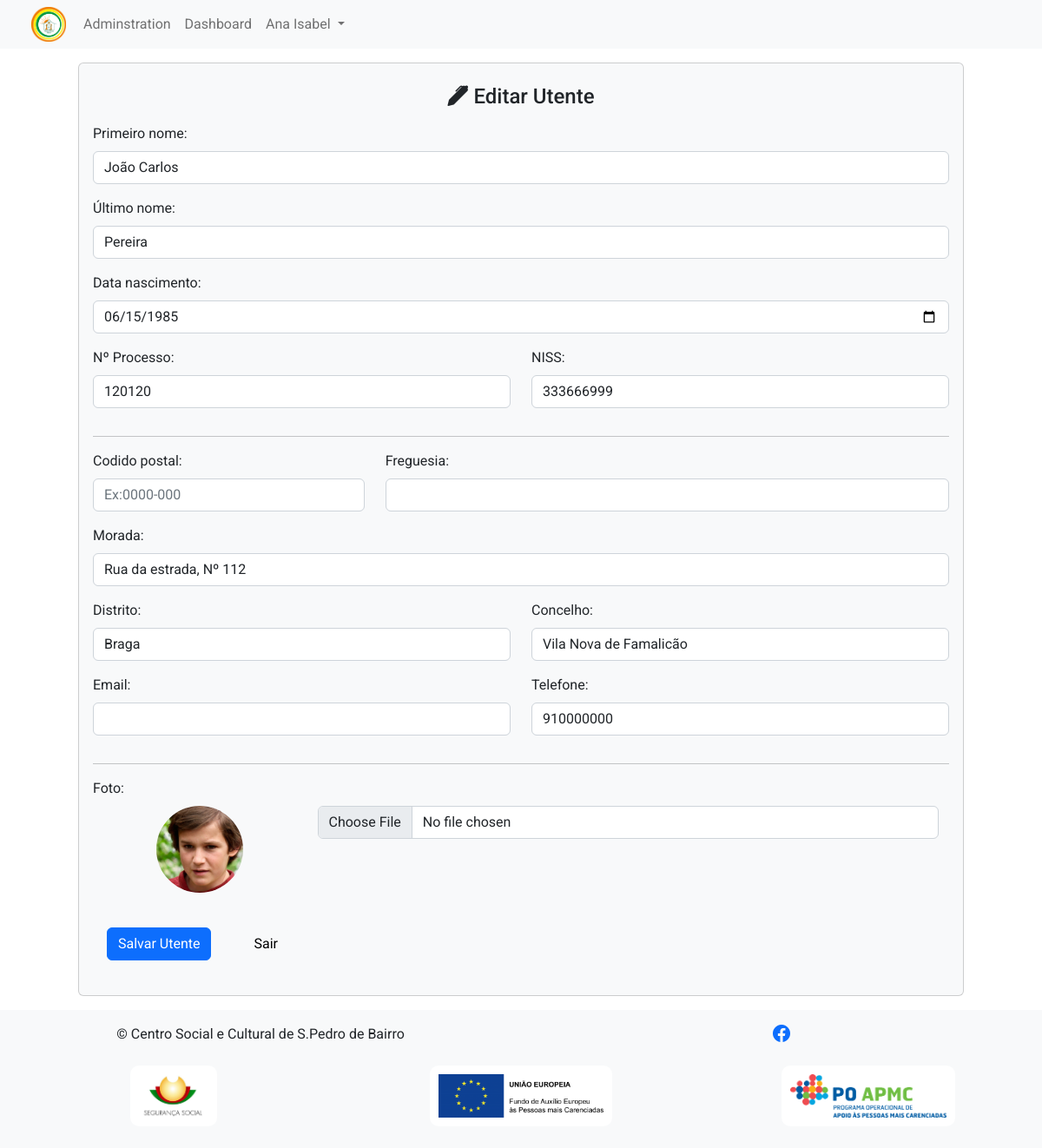
Screenshot of /index.php?p=patient&id=5 (signed in) with the database file from the repository.
### tables this page shows
CREATE TABLE `patient` (
  `id` int(11) NOT NULL,
  `first_name` varchar(255) DEFAULT NULL,
  `last_name` varchar(255) DEFAULT NULL,
  `process_number` int(11) DEFAULT NULL,
  `niss` int(11) DEFAULT NULL,
  `phone_contact` varchar(255) DEFAULT NULL,
  `email_contact` varchar(255) DEFAULT NULL,
  `district` varchar(255) DEFAULT NULL,
  `municipality` varchar(255) DEFAULT NULL,
  `parish` varchar(255) DEFAULT NULL,
  `address` varchar(255) DEFAULT NULL,
  `postal_code` varchar(255) DEFAULT NULL,
  `photo` varchar(255) DEFAULT NULL,
  `birth_date` date DEFAULT NULL,
  `visibility` bit(1) DEFAULT b'1'
);

### index.php (called while the page is built, shortened)
<?php
include('content/master/head.php');
include('content/master/header.php');
include('routes/routes.php');
include('content/master/footer.php');
?>

### db/selectPatientByID.php (called while the page is built, shortened)
<?php
include('conn.php');
$id=$_GET['id'];
if(isset($_GET['p'])){
    if($_GET['p']=='details-patient'){
        $sql = "SELECT * FROM patient WHERE id=$id";
    }else{
        $sql = "SELECT * FROM patient WHERE visibility=1 AND id=$id";
    }
}else{
    $sql = "SELECT * FROM patient WHERE visibility=1 AND id=$id";
}
$result = $conn->query($sql);
if ($result->num_rows == 1) {
    $row = $result->fetch_assoc();
}else{
    header('Location: index.php?p=404');
    exit();
}
?>

### content/pages/patient.php (the view, shortened to what this page needs)
<?php if (isset($_GET['id'])) {
  include('db/selectPatientByID.php');
} ?>
<div class="card bg-light mx-auto my-3" id="cardNovoUtente">
  <div class="mx-3 my-2">
    <?php if (isset($_GET['id'])) { ?>
      <h4 class="card-title m-3 text-center"><i class="bi bi-pen-fill"></i> Editar Utente</h4>
      <form action="db/updatePatient.php" method="post" enctype="multipart/form-data">
      <?php } else { ?>
        <h4 class="card-title m-3 text-center"><i class="bi bi-plus-circle-fill"></i> Novo Utente</h4>
        <form action="db/insertPatient.php" method="post" enctype="multipart/form-data">
        <?php } ?>
        <form class="m-3" action="" method="post">
          <div class="mb-3">
            <label for="np_form_first_name" class="form-label">Primeiro nome:</label>
            <input type="text" class="form-control" id="np_form_first_name" name="np_form_first_name" value="<?php if (isset($_GET['id'])) echo $row['first_name']; ?>" required>
          </div>
          <div class="mb-3">
            <label for="np_form_last_name" class="form-label">Último nome:</label>
            <input type="text" class="form-control" id="np_form_last_name" name="np_form_last_name" value="<?php if (isset($_GET['id'])) echo $row['last_name']; ?>" required>
          </div>
          <div class="mb-3">
            <label for="np_form_birth_date" class="form-label">Data nascimento:</label>
            <input type="date" class="form-control" id="np_form_birth_date" name="np_form_birth_date" value="<?php if (isset($_GET['id'])) echo $row['birth_date']; ?>" required>
          </div>
          <div class="row">
            <div class="col">
              <div class="mb-3">
                <label for="np_form_process_number" class="form-label">Nº Processo:</label>
                <input type="number" class="form-control" id="np_form_process_number" name="np_form_process_number" value="<?php if (isset($_GET['id'])) echo $row['process_number']; ?>" required>
              </div>
            </div>
            <div class="col">
              <div class="mb-3">
                <label for="np_form_niss" class="form-label">NISS:</label>
                <input type="number" class="form-control" id="np_form_niss" name="np_form_niss" value="<?php if (isset($_GET['id'])) echo $row['niss']; ?>" required>
              </div>
            </div>
          </div>
          <hr>
          <div class="row">
            <div class="col-4">
              <div class="mb-3">
                <label for="np_form_postal_code" class="form-label">Codido postal:</label>
                <input type="text" class="form-control" id="np_form_postal_code" name="np_form_postal_code" placeholder="Ex:0000-000" value="<?php if (isset($_GET['id'])) echo $row['postal_code']; ?>" onchange="getPostalCode()">
              </div>
            </div>
            <div class="col-8">
              <div class="mb-3">
                <label for="np_form_parish" class="form-label">Freguesia:</label>
                <input type="text" class="form-control" id="np_form_parish" name="np_form_parish" value="<?php if (isset($_GET['id'])) echo $row['parish']; ?>">
              </div>
            </div>
          </div>
          <div class="mb-3">
            <label for="np_form_address" class="form-label">Morada:</label>
            <input type="text" class="form-control" id="np_form_address" name="np_form_address" value="<?php if (isset($_GET['id'])) echo $row['address']; ?>">
          </div>
          <div class="row">
            <div class="col">
              <div class="mb-3">
                <label for="np_form_district" class="form-label">Distrito:</label>
                <input type="text" class="form-control" id="np_form_district" name="np_form_district" value="<?php if (isset($_GET['id'])) echo $row['district']; ?>">
              </div>
            </div>
            <div class="col">
              <div class="mb-3">
                <label for="np_form_municipality" class="form-label">Concelho:</label>
                <input type="text" class="form-control" id="np_form_municipality" name="np_form_municipality" value="<?php if (isset($_GET['id'])) echo $row['municipality']; ?>">
              </div>
            </div>
          </div>
          <div class="row">
            <div class="col">
              <div class="mb-3">
                <label for="np_form_email_contact" class="form-label">Email:</label>
                <input type="email" class="form-control" id="np_form_email_contact" name="np_form_email_contact" value="<?php if (isset($_GET['id'])) echo $row['email_contact']; ?>">
              </div>
            </div>
            <div class="col">
              <div class="mb-3">
                <label for="np_form_phone_contact" class="form-label">Telefone:</label>
                <input type="text" class="form-control" id="np_form_phone_contact" name="np_form_phone_contact" value="<?php if (isset($_GET['id'])) echo $row['phone_contact']; ?>">
              </div>
            </div>
          </div>
          <hr>
          <div class="mb-3">
            <label for="np_form_photo_patient" class="form-label">Foto:</label>
            <div class="container text-center mb-4">
              <div class="row">
                <div class="col-3">
                  <?php if (isset($_GET['id'])) { ?>
                    <?php if ($row['photo'] != '') { ?>
                      <img src="img/FotosUtentes/p<?= $row['id'] ?>.png" id="foto-user" alt="">
                    <?php } else { ?>
                      <img src="img/FotosUtentes/default.png" id="foto-user" alt="">
                    <?php } ?>
                  <?php } ?>
                </div>
                <div class="col-9">
                  <input type="file" class="form-control" id="np_form_photo_patient" name="np_form_photo_patient">
                </div>
              </div>
            </div>
            <button type="submit" class="btn btn-primary m-3">Salvar Utente</button>
            <a class="btn btn-light m-3" href="index.php?p=dashboard" onclick="clearNewPatient()">Sair</a>
          </div>
        </form>
  </div>
</div>

### css/style.css (style rules this page uses)
body { font-family: 'Roboto', sans-serif; width:100%; height:100%; margin:0; padding:0; }
#cardNovoUtente { min-width: 300px; width: 85%; }
#foto-user { height: 100px; width: 100px; border-radius: 200px; }

### rows the page displays
patient: np_form_first_name "João Carlos", np_form_last_name "Pereira", np_form_birth_date "06/15/1985", np_form_process_number "120120", np_form_niss "333666999", np_form_address "Rua da estrada, Nº 112", np_form_district "Braga", np_form_municipality "Vila Nova de Famalicão", np_form_phone_contact "910000000"

### other values shown
$_SESSION['first_name'] "Ana Isabel"
